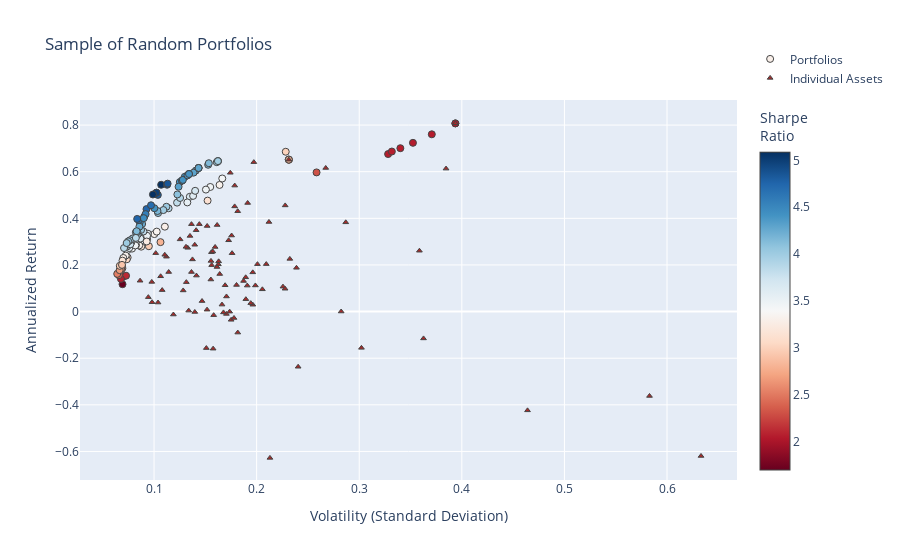

Notebook code cell kept with this figure:
### Code cell
fig2 = go.Figure()

fig2.add_trace(go.Scatter(
    x=[p["variance"]**0.5 for p in dominant_portfolios],  # Convert variance to volatility
    y=[p["return"] for p in dominant_portfolios],
    mode='markers',
    marker=dict(
        color=[p["return"] / (p["variance"]**0.5) for p in dominant_portfolios],  # Sharpe Ratio
        showscale=True,
        size=7,
        line=dict(width=1),
        colorscale="RdBu",
        colorbar=dict(title="Sharpe<br>Ratio")
    ),
    hoverinfo='text',
    text=[
        f"Return: {p['return']:.2%}<br>Volatility: {p['variance']**0.5:.2f}<br>" +
        "<br>".join([f"{p['tickers'][i]}: Weight={p['weights'][i]:.2f}" for i in range(len(p['tickers']))])
        for p in dominant_portfolios
    ],
    name="Portfolios"
))


fig2.add_trace(go.Scatter(
    x=volatility, 
    y=annualized_returns,
    mode='markers',
    hoverinfo='text',
    hovertext=[
        f"{name} <br>Volatility: {vol:.2f} <br>Returns: {ret:.2%} <br>Sharpe Ratio: {sr:.2f}"
        for name, vol, ret, sr in zip(names, volatility, annualized_returns, sharpe_ratios)
    ],
    marker=dict(
        color='brown',
        size=5,
        symbol='triangle-up',  # Sets the marker shape to a triangle
        line=dict(width=1)
    ),
    name="Individual Assets"
))

fig2.update_layout(
    title='Sample of Random Portfolios',
    xaxis_title='Volatility (Standard Deviation)',
    yaxis_title='Annualized Return',
    legend=dict(y=5
    )
)


fig2.show()

### Figure 1 — Plotly figure (JSON) as saved in the notebook; plotly's stock layout.template omitted (floating-point values rounded to 4 significant figures)
{"data": [{"hoverinfo": "text", "marker": {"color": [3.296, 3.316, 2.803, 3.128, 2.952, 3.882, 4.068, 3.653, 3.441, 3.43, 2.142, 3.315, 3.332, 1.697, 4.014, 2.311, 3.558, 3.184, 3.817, 3.537, 3.491, 3.454, 3.992, 3.318, 3.888, 3.978, 3.596, 3.344, 3.699, 3.241, 4.123, 4.498, 3.125, 3.557, 3.057, 3.46, 4.828, 3.476, 3.688, 3.615, 2.118, 3.318, 4.44, 3.968, 4.322, 3.598, 3.469, 4.298, 3.962, 2.641, 2.059, 3.83, 2.068, 4.011, 3.942, 4.252, 2.051, 2.693, 4.173, 2.817, 4.403, 4.745, 3.786, 2.835, 4.465, 3.829, 4.095, 4.135, 5.088, 2.617, 3.283, 4.296, 4.421, 4.15, 2.051, 4.559, 4.071, 3.847, 4.699, 4.249, 2.07, 4.45, 3.754, 2.817, 4.413, 2.377, 2.674, 2.525, 3.998, 4.828, 4.296, 2.817, 2.674, 3.002, 2.051, 4.617, 4.153, 3.856, 4.303, 4.457, 4.985, 3.842, 4.413, 3.157, 4.847, 4.985, 3.978, 4.296, 2.061, 5.079, 4.41, 4.757, 4.403, 3.978, 3.978, 2.054, 4.406, 4.028, 2.946, 2.914, 4.403, 4.012], "colorbar": {"title": {"text": "Sharpe<br>Ratio"}}, "colorscale": [[0, "rgb(103,0,31)"], [0.1, "rgb(178,24,43)"], [0.2, "rgb(214,96,77)"], [0.3, "rgb(244,165,130)"], [0.4, "rgb(253,219,199)"], [0.5, "rgb(247,247,247)"], [0.6, "rgb(209,229,240)"], [0.7, "rgb(146,197,222)"], [0.8, "rgb(67,147,195)"], [0.9, "rgb(33,102,172)"], [1, "rgb(5,48,97)"]], "line": {"width": 1}, "showscale": true, "size": 7}, "mode": "markers", "name": "Portfolios", "text": ["Return: 36.43%<br>Volatility: 0.11<br>MSFT_Close: Weight=0.28<br>MCD_Close: Weight=0.55<br>BIIB_Close: Weight=0.00<br>PM_Close: Weight=0.00<br>INTC_Close: Weight=0.17", "Return: 54.33%<br>Volatility: 0.16<br>PYPL_Close: Weight=0.51<br>SRE_Close: Weight=0.00<br>SNAP_Close: Weight=0.00<br>WMT_Close: Weight=0.49", "Return: 29.79%<br>Volatility: 0.11<br>ETN_Close: Weight=0.00<br>LMT_Close: Weight=0.58<br>F_Close: Weight=0.00<br>TXN_Close: Weight=0.42<br>QCOM_Close: Weight=0.00", "Return: 47.60%<br>Volatility: 0.15<br>NVDA_Close: Weight=0.16<br>AMZN_Close: Weight=0.21<br>DE_Close: Weight=0.57<br>ORCL_Close: Weight=0.06", "Return: 28.03%<br>Volatility: 0.09<br>CMCSA_Close: Weight=0.08<br>V_Close: Weight=0.46<br>META_Close: Weight=0.08<br>GE_Close: Weight=0.00<br>MMM_Close: Weight=0.38", "Return: 44.33%<br>Volatility: 0.11<br>WMT_Close: Weight=0.37<br>ORCL_Close: Weight=0.00<br>ABBV_Close: Weight=0.46<br>EMR_Close: Weight=0.17", "Return: 42.28%<br>Volatility: 0.10<br>V_Close: Weight=0.26<br>MMM_Close: Weight=0.20<br>INTC_Close: Weight=0.13<br>BA_Close: Weight=0.41", "Return: 49.25%<br>Volatility: 0.13<br>CAT_Close: Weight=0.53<br>HD_Close: Weight=0.47<br>GE_Close: Weight=0.00<br>XOM_Close: Weight=0.00", "Return: 27.01%<br>Volatility: 0.08<br>F_Close: Weight=0.00<br>HD_Close: Weight=0.42<br>IBM_Close: Weight=0.00<br>TMO_Close: Weight=0.12<br>NEE_Close: Weight=0.46", "Return: 57.10%<br>Volatility: 0.17<br>K_Close: Weight=0.00<br>EW_Close: Weight=0.07<br>F_Close: Weight=0.00<br>BA_Close: Weight=0.93", "Return: 14.94%<br>Volatility: 0.07<br>CPB_Close: Weight=0.00<br>KO_Close: Weight=0.62<br>EMR_Close: Weight=0.27<br>BMY_Close: Weight=0.11", "Return: 33.24%<br>Volatility: 0.10<br>SYK_Close: Weight=0.07<br>F_Close: Weight=0.04<br>ABBV_Close: Weight=0.49<br>PEP_Close: Weight=0.36<br>EXC_Close: Weight=0.04", "Return: 31.06%<br>Volatility: 0.09<br>CVX_Close: Weight=0.30<br>ETN_Close: Weight=0.00<br>ORCL_Close: Weight=0.00<br>MCD_Close: Weight=0.49<br>AMZN_Close: Weight=0.21", "Return: 11.75%<br>Volatility: 0.07<br>KO_Close: Weight=0.54<br>XOM_Close: Weight=0.06<br>DHR_Close: Weight=0.15<br>CMCSA_Close: Weight=0.07<br>PEP_Close: Weight=0.19", "Return: 44.97%<br>Volatility: 0.11<br>NVDA_Close: Weight=0.12<br>KO_Close: Weight=0.37<br>CPB_Close: Weight=0.00<br>BA_Close: Weight=0.50", "Return: 59.70%<br>Volatility: 0.26<br>TSLA_Close: Weight=0.05<br>MRK_Close: Weight=0.00<br>BABA_Close: Weight=0.95<br>ZBH_Close: Weight=0.00", "Return: 33.42%<br>Volatility: 0.09<br>DIS_Close: Weight=0.08<br>ABBV_Close: Weight=0.39<br>TMO_Close: Weight=0.13<br>NEE_Close: Weight=0.41<br>EXC_Close: Weight=0.00", "Return: 27.85%<br>Volatility: 0.09<br>PFE_Close: Weight=0.15<br>ISRG_Close: Weight=0.32<br>NEE_Close: Weight=0.47<br>NKE_Close: Weight=0.07", "Return: 46.73%<br>Volatility: 0.12<br>PM_Close: Weight=0.00<br>QCOM_Close: Weight=0.00<br>SRE_Close: Weight=0.00<br>V_Close: Weight=0.45<br>BA_Close: Weight=0.55", "Return: 46.83%<br>Volatility: 0.13<br>GS_Close: Weight=0.00<br>IBM_Close: Weight=0.00<br>BA_Close: Weight=0.72<br>TSLA_Close: Weight=0.04<br>EXC_Close: Weight=0.24", "Return: 32.52%<br>Volatility: 0.09<br>WMT_Close: Weight=0.30<br>ISRG_Close: Weight=0.31<br>KO_Close: Weight=0.39<br>UA_Close: Weight=0.00", "Return: 53.46%<br>Volatility: 0.15<br>CSCO_Close: Weight=0.14<br>GILD_Close: Weight=0.00<br>BA_Close: Weight=0.86", "Return: 43.55%<br>Volatility: 0.11<br>INTC_Close: Weight=0.13<br>ABBV_Close: Weight=0.41<br>WMT_Close: Weight=0.31<br>CRM_Close: Weight=0.15<br>UA_Close: Weight=0.00", "Return: 28.38%<br>Volatility: 0.09<br>MCD_Close: Weight=0.45<br>DIS_Close: Weight=0.07<br>MDT_Close: Weight=0.00<br>KO_Close: Weight=0.32<br>ADBE_Close: Weight=0.17", "Return: 48.74%<br>Volatility: 0.13<br>DIS_Close: Weight=0.00<br>UNH_Close: Weight=0.49<br>COST_Close: Weight=0.02<br>CAT_Close: Weight=0.49<br>JPM_Close: Weight=0.00", "Return: 64.54%<br>Volatility: 0.16<br>PYPL_Close: Weight=0.41<br>CSCO_Close: Weight=0.00<br>CAT_Close: Weight=0.59<br>GIS_Close: Weight=0.00", "Return: 49.63%<br>Volatility: 0.14<br>BMY_Close: Weight=0.06<br>META_Close: Weight=0.25<br>BA_Close: Weight=0.70", "Return: 34.31%<br>Volatility: 0.10<br>BTI_Close: Weight=0.00<br>HD_Close: Weight=0.52<br>MSFT_Close: Weight=0.46<br>AAPL_Close: Weight=0.02", "Return: 51.80%<br>Volatility: 0.14<br>GE_Close: Weight=0.00<br>BA_Close: Weight=0.65<br>TXN_Close: Weight=0.35<br>GM_Close: Weight=0.00<br>K_Close: Weight=0.00", "Return: 30.07%<br>Volatility: 0.09<br>MRK_Close: Weight=0.00<br>MMM_Close: Weight=0.31<br>DE_Close: Weight=0.37<br>AEP_Close: Weight=0.32<br>GE_Close: Weight=0.00", "Return: 62.97%<br>Volatility: 0.15<br>PYPL_Close: Weight=0.26<br>BA_Close: Weight=0.62<br>BAC_Close: Weight=0.01<br>NVDA_Close: Weight=0.11", "Return: 40.67%<br>Volatility: 0.09<br>HD_Close: Weight=0.30<br>MSFT_Close: Weight=0.25<br>PEP_Close: Weight=0.11<br>BA_Close: Weight=0.34", "Return: 23.20%<br>Volatility: 0.07<br>HON_Close: Weight=0.49<br>NEE_Close: Weight=0.34<br>DHR_Close: Weight=0.00<br>SNAP_Close: Weight=0.00<br>JNJ_Close: Weight=0.17", "Return: 26.32%<br>Volatility: 0.07<br>NEE_Close: Weight=0.51<br>BAC_Close: Weight=0.13<br>HD_Close: Weight=0.36", "Return: 22.44%<br>Volatility: 0.07<br>TXN_Close: Weight=0.25<br>KO_Close: Weight=0.36<br>EXC_Close: Weight=0.12<br>BAC_Close: Weight=0.08<br>ACN_Close: Weight=0.19", "Return: 28.50%<br>Volatility: 0.08<br>NEE_Close: Weight=0.54<br>WMT_Close: Weight=0.31<br>SRE_Close: Weight=0.00<br>MS_Close: Weight=0.16<br>GIS_Close: Weight=0.00", "Return: 50.06%<br>Volatility: 0.10<br>DE_Close: Weight=0.19<br>WMT_Close: Weight=0.24<br>ISRG_Close: Weight=0.20<br>BA_Close: Weight=0.37<br>CRM_Close: Weight=0.01", "Return: 52.33%<br>Volatility: 0.15<br>BAC_Close: Weight=0.00<br>BA_Close: Weight=0.82<br>JPM_Close: Weight=0.18<br>RDY_Close: Weight=0.00", "Return: 30.68%<br>Volatility: 0.08<br>EMR_Close: Weight=0.11<br>ADBE_Close: Weight=0.07<br>V_Close: Weight=0.21<br>MCD_Close: Weight=0.32<br>NEE_Close: Weight=0.30", "Return: 31.32%<br>Volatility: 0.09<br>HON_Close: Weight=0.36<br>VZ_Close: Weight=0.06<br>ABBV_Close: Weight=0.35<br>PEP_Close: Weight=0.24", "Return: 15.40%<br>Volatility: 0.07<br>KO_Close: Weight=0.68<br>WFC_Close: Weight=0.00<br>JPM_Close: Weight=0.32<br>BSX_Close: Weight=0.00", "Return: 24.02%<br>Volatility: 0.07<br>HON_Close: Weight=0.30<br>KO_Close: Weight=0.27<br>HD_Close: Weight=0.28<br>CRM_Close: Weight=0.15<br>SNAP_Close: Weight=0.00", "Return: 55.54%<br>Volatility: 0.13<br>IBM_Close: Weight=0.00<br>ABBV_Close: Weight=0.44<br>GOOGL_Close: Weight=0.11<br>CAT_Close: Weight=0.45<br>MO_Close: Weight=0.00", "Return: 33.38%<br>Volatility: 0.08<br>GIS_Close: Weight=0.00<br>WMT_Close: Weight=0.22<br>HON_Close: Weight=0.38<br>CRM_Close: Weight=0.05<br>MCD_Close: Weight=0.35", "Return: 53.55%<br>Volatility: 0.12<br>VRTX_Close: Weight=0.09<br>WMT_Close: Weight=0.37<br>BA_Close: Weight=0.54", "Return: 27.26%<br>Volatility: 0.08<br>GOOGL_Close: Weight=0.18<br>NEE_Close: Weight=0.40<br>MDT_Close: Weight=0.00<br>HD_Close: Weight=0.39<br>PEP_Close: Weight=0.02", "Return: 28.38%<br>Volatility: 0.08<br>NFLX_Close: Weight=0.08<br>BMY_Close: Weight=0.02<br>NEE_Close: Weight=0.46<br>CMCSA_Close: Weight=0.00<br>HD_Close: Weight=0.44", "Return: 60.48%<br>Volatility: 0.14<br>CAT_Close: Weight=0.44<br>BA_Close: Weight=0.54<br>BMY_Close: Weight=0.02", "Return: 31.37%<br>Volatility: 0.08<br>ISRG_Close: Weight=0.18<br>CVX_Close: Weight=0.17<br>MCD_Close: Weight=0.32<br>PG_Close: Weight=0.00<br>HON_Close: Weight=0.33", "Return: 17.91%<br>Volatility: 0.07<br>SYY_Close: Weight=0.18<br>GS_Close: Weight=0.00<br>KO_Close: Weight=0.36<br>CRM_Close: Weight=0.22<br>JNJ_Close: Weight=0.24", "Return: 67.57%<br>Volatility: 0.33<br>WFC_Close: Weight=0.18<br>NVDA_Close: Weight=0.82<br>RDY_Close: Weight=0.00", "Return: 34.35%<br>Volatility: 0.09<br>META_Close: Weight=0.09<br>WMT_Close: Weight=0.24<br>V_Close: Weight=0.33<br>HD_Close: Weight=0.34", "Return: 14.01%<br>Volatility: 0.07<br>RTX_Close: Weight=0.30<br>CMCSA_Close: Weight=0.05<br>NKE_Close: Weight=0.06<br>F_Close: Weight=0.00<br>KO_Close: Weight=0.59", "Return: 35.03%<br>Volatility: 0.09<br>KO_Close: Weight=0.29<br>EMR_Close: Weight=0.09<br>BA_Close: Weight=0.35<br>V_Close: Weight=0.27<br>DHR_Close: Weight=0.00", "Return: 33.16%<br>Volatility: 0.08<br>WMT_Close: Weight=0.23<br>AEP_Close: Weight=0.16<br>V_Close: Weight=0.29<br>MCD_Close: Weight=0.31<br>EW_Close: Weight=0.01", "Return: 37.57%<br>Volatility: 0.09<br>NEE_Close: Weight=0.32<br>T_Close: Weight=0.00<br>BA_Close: Weight=0.36<br>TXN_Close: Weight=0.15<br>JNJ_Close: Weight=0.17", "Return: 80.73%<br>Volatility: 0.39<br>UA_Close: Weight=0.00<br>GE_Close: Weight=0.00<br>NVDA_Close: Weight=1.00", "Return: 18.61%<br>Volatility: 0.07<br>BTI_Close: Weight=0.02<br>GOOGL_Close: Weight=0.32<br>AEP_Close: Weight=0.38<br>CVX_Close: Weight=0.28", "Return: 43.13%<br>Volatility: 0.10<br>ZBH_Close: Weight=0.00<br>BA_Close: Weight=0.44<br>GOOGL_Close: Weight=0.17<br>HD_Close: Weight=0.39<br>SRE_Close: Weight=0.00", "Return: 65.17%<br>Volatility: 0.23<br>PYPL_Close: Weight=1.00<br>CRM_Close: Weight=0.00<br>BTI_Close: Weight=0.00", "Return: 59.02%<br>Volatility: 0.13<br>AMD_Close: Weight=0.00<br>ABBV_Close: Weight=0.51<br>CAT_Close: Weight=0.49", "Return: 43.96%<br>Volatility: 0.09<br>CAT_Close: Weight=0.25<br>AMZN_Close: Weight=0.10<br>JNJ_Close: Weight=0.25<br>SYY_Close: Weight=0.09<br>BA_Close: Weight=0.30", "Return: 27.97%<br>Volatility: 0.07<br>MCD_Close: Weight=0.36<br>CVX_Close: Weight=0.14<br>HON_Close: Weight=0.26<br>LMT_Close: Weight=0.25<br>BMY_Close: Weight=0.00", "Return: 19.52%<br>Volatility: 0.07<br>T_Close: Weight=0.00<br>KO_Close: Weight=0.26<br>AEP_Close: Weight=0.17<br>PFE_Close: Weight=0.05<br>HON_Close: Weight=0.52", "Return: 38.42%<br>Volatility: 0.09<br>NEE_Close: Weight=0.38<br>CAT_Close: Weight=0.29<br>WMT_Close: Weight=0.21<br>SYY_Close: Weight=0.06<br>PFE_Close: Weight=0.05", "Return: 29.83%<br>Volatility: 0.08<br>MCD_Close: Weight=0.39<br>AEP_Close: Weight=0.05<br>MO_Close: Weight=0.00<br>MMM_Close: Weight=0.26<br>LMT_Close: Weight=0.30", "Return: 50.25%<br>Volatility: 0.12<br>RMD_Close: Weight=0.00<br>PYPL_Close: Weight=0.28<br>ABBV_Close: Weight=0.36<br>UNH_Close: Weight=0.36", "Return: 34.02%<br>Volatility: 0.08<br>GOOG_Close: Weight=0.12<br>NEE_Close: Weight=0.40<br>WMT_Close: Weight=0.24<br>DE_Close: Weight=0.25", "Return: 54.40%<br>Volatility: 0.11<br>CAT_Close: Weight=0.24<br>WMT_Close: Weight=0.23<br>BA_Close: Weight=0.33<br>RTX_Close: Weight=0.00<br>ISRG_Close: Weight=0.19", "Return: 17.38%<br>Volatility: 0.07<br>JPM_Close: Weight=0.22<br>AAPL_Close: Weight=0.13<br>AEP_Close: Weight=0.36<br>RTX_Close: Weight=0.12<br>PEP_Close: Weight=0.16", "Return: 23.00%<br>Volatility: 0.07<br>AEP_Close: Weight=0.00<br>NEE_Close: Weight=0.45<br>LMT_Close: Weight=0.33<br>JPM_Close: Weight=0.22", "Return: 61.60%<br>Volatility: 0.14<br>CAT_Close: Weight=0.45<br>BA_Close: Weight=0.55<br>GIS_Close: Weight=0.00", "Return: 44.35%<br>Volatility: 0.10<br>LMT_Close: Weight=0.12<br>ABT_Close: Weight=0.21<br>BA_Close: Weight=0.40<br>WMT_Close: Weight=0.26", "Return: 63.65%<br>Volatility: 0.15<br>PYPL_Close: Weight=0.35<br>EW_Close: Weight=0.01<br>SO_Close: Weight=0.00<br>VRTX_Close: Weight=0.11<br>CAT_Close: Weight=0.53", "Return: 80.73%<br>Volatility: 0.39<br>MRK_Close: Weight=0.00<br>NVDA_Close: Weight=1.00<br>GE_Close: Weight=0.00", "Return: 41.83%<br>Volatility: 0.09<br>SO_Close: Weight=0.00<br>HD_Close: Weight=0.28<br>UNH_Close: Weight=0.23<br>BA_Close: Weight=0.35<br>ABT_Close: Weight=0.14", "Return: 34.11%<br>Volatility: 0.08<br>HD_Close: Weight=0.30<br>ADBE_Close: Weight=0.10<br>GOOGL_Close: Weight=0.04<br>MMM_Close: Weight=0.23<br>MCD_Close: Weight=0.33", "Return: 28.77%<br>Volatility: 0.07<br>LMT_Close: Weight=0.26<br>NEE_Close: Weight=0.42<br>JPM_Close: Weight=0.17<br>BABA_Close: Weight=0.15<br>IBM_Close: Weight=0.00", "Return: 45.59%<br>Volatility: 0.10<br>SRE_Close: Weight=0.00<br>PEP_Close: Weight=0.21<br>AAPL_Close: Weight=0.07<br>BA_Close: Weight=0.39<br>ABBV_Close: Weight=0.34", "Return: 36.43%<br>Volatility: 0.09<br>CAT_Close: Weight=0.32<br>LMT_Close: Weight=0.31<br>IBM_Close: Weight=0.00<br>GM_Close: Weight=0.02<br>NEE_Close: Weight=0.35", "Return: 68.66%<br>Volatility: 0.33<br>NVDA_Close: Weight=0.81<br>SNAP_Close: Weight=0.00<br>QCOM_Close: Weight=0.19", "Return: 57.83%<br>Volatility: 0.13<br>BA_Close: Weight=0.46<br>RDY_Close: Weight=0.00<br>CPB_Close: Weight=0.00<br>CAT_Close: Weight=0.37<br>AMZN_Close: Weight=0.16", "Return: 28.88%<br>Volatility: 0.08<br>NEE_Close: Weight=0.27<br>MCD_Close: Weight=0.34<br>HON_Close: Weight=0.39", "Return: 65.17%<br>Volatility: 0.23<br>PYPL_Close: Weight=1.00<br>KR_Close: Weight=0.00<br>BSX_Close: Weight=0.00", "Return: 56.18%<br>Volatility: 0.13<br>RTX_Close: Weight=0.07<br>CAT_Close: Weight=0.46<br>ABBV_Close: Weight=0.47<br>RDY_Close: Weight=0.00", "Return: 15.62%<br>Volatility: 0.07<br>KO_Close: Weight=0.41<br>SYY_Close: Weight=0.18<br>JNJ_Close: Weight=0.32<br>GM_Close: Weight=0.09", "Return: 18.15%<br>Volatility: 0.07<br>JPM_Close: Weight=0.20<br>RTX_Close: Weight=0.11<br>GOOG_Close: Weight=0.22<br>RDY_Close: Weight=0.00<br>KO_Close: Weight=0.48", "Return: 16.18%<br>Volatility: 0.06<br>TMO_Close: Weight=0.18<br>JPM_Close: Weight=0.23<br>GM_Close: Weight=0.02<br>KO_Close: Weight=0.43<br>EXC_Close: Weight=0.14", "Return: 30.58%<br>Volatility: 0.08<br>CMCSA_Close: Weight=0.00<br>NEE_Close: Weight=0.38<br>WMT_Close: Weight=0.20<br>ACN_Close: Weight=0.13<br>HD_Close: Weight=0.30", "Return: 54.41%<br>Volatility: 0.11<br>AMGN_Close: Weight=0.00<br>DE_Close: Weight=0.22<br>BSX_Close: Weight=0.00<br>BA_Close: Weight=0.42<br>ABBV_Close: Weight=0.37", "Return: 61.60%<br>Volatility: 0.14<br>BA_Close: Weight=0.55<br>RDY_Close: Weight=0.00<br>CAT_Close: Weight=0.45<br>PM_Close: Weight=0.00", "Return: 65.17%<br>Volatility: 0.23<br>RDY_Close: Weight=0.00<br>WFC_Close: Weight=0.00<br>PYPL_Close: Weight=1.00", "Return: 17.77%<br>Volatility: 0.07<br>RTX_Close: Weight=0.21<br>KO_Close: Weight=0.32<br>NKE_Close: Weight=0.05<br>BMY_Close: Weight=0.04<br>NEE_Close: Weight=0.39", "Return: 68.56%<br>Volatility: 0.23<br>PYPL_Close: Weight=0.78<br>T_Close: Weight=0.00<br>GS_Close: Weight=0.00<br>CPB_Close: Weight=0.00<br>NVDA_Close: Weight=0.22", "Return: 76.05%<br>Volatility: 0.37<br>GS_Close: Weight=0.00<br>NVDA_Close: Weight=0.94<br>F_Close: Weight=0.06<br>MDT_Close: Weight=0.00", "Return: 39.27%<br>Volatility: 0.09<br>KO_Close: Weight=0.26<br>BA_Close: Weight=0.28<br>HD_Close: Weight=0.31<br>BABA_Close: Weight=0.15", "Return: 34.48%<br>Volatility: 0.08<br>F_Close: Weight=0.00<br>NEE_Close: Weight=0.39<br>META_Close: Weight=0.12<br>DE_Close: Weight=0.25<br>WMT_Close: Weight=0.24", "Return: 27.27%<br>Volatility: 0.07<br>SYY_Close: Weight=0.17<br>V_Close: Weight=0.19<br>PFE_Close: Weight=0.17<br>BABA_Close: Weight=0.14<br>NEE_Close: Weight=0.32", "Return: 59.61%<br>Volatility: 0.14<br>BA_Close: Weight=0.53<br>CAT_Close: Weight=0.43<br>COST_Close: Weight=0.04<br>RTX_Close: Weight=0.00<br>K_Close: Weight=0.00", "Return: 40.08%<br>Volatility: 0.09<br>REGN_Close: Weight=0.04<br>TSLA_Close: Weight=0.00<br>WMT_Close: Weight=0.23<br>NEE_Close: Weight=0.41<br>CAT_Close: Weight=0.32", "Return: 51.00%<br>Volatility: 0.10<br>MCD_Close: Weight=0.31<br>BA_Close: Weight=0.39<br>ABBV_Close: Weight=0.30<br>ORCL_Close: Weight=0.00", "Return: 31.60%<br>Volatility: 0.08<br>NEE_Close: Weight=0.38<br>INTC_Close: Weight=0.11<br>DE_Close: Weight=0.25<br>V_Close: Weight=0.23<br>MS_Close: Weight=0.02", "Return: 56.18%<br>Volatility: 0.13<br>KR_Close: Weight=0.00<br>ABBV_Close: Weight=0.47<br>CSCO_Close: Weight=0.00<br>RTX_Close: Weight=0.07<br>CAT_Close: Weight=0.46", "Return: 21.85%<br>Volatility: 0.07<br>JPM_Close: Weight=0.17<br>HON_Close: Weight=0.33<br>CRM_Close: Weight=0.09<br>META_Close: Weight=0.12<br>AEP_Close: Weight=0.31", "Return: 54.88%<br>Volatility: 0.11<br>ISRG_Close: Weight=0.21<br>ABBV_Close: Weight=0.36<br>BA_Close: Weight=0.43", "Return: 51.00%<br>Volatility: 0.10<br>ABBV_Close: Weight=0.30<br>MCD_Close: Weight=0.31<br>BA_Close: Weight=0.39", "Return: 64.54%<br>Volatility: 0.16<br>PYPL_Close: Weight=0.41<br>BSX_Close: Weight=0.00<br>AMGN_Close: Weight=0.00<br>CAT_Close: Weight=0.59<br>EMR_Close: Weight=0.00", "Return: 61.60%<br>Volatility: 0.14<br>BA_Close: Weight=0.55<br>PG_Close: Weight=0.00<br>GIS_Close: Weight=0.00<br>SNAP_Close: Weight=0.00<br>CAT_Close: Weight=0.45", "Return: 70.09%<br>Volatility: 0.34<br>NVDA_Close: Weight=0.85<br>UA_Close: Weight=0.00<br>BIIB_Close: Weight=0.15<br>AMD_Close: Weight=0.00", "Return: 50.23%<br>Volatility: 0.10<br>JNJ_Close: Weight=0.06<br>ABBV_Close: Weight=0.25<br>PYPL_Close: Weight=0.08<br>BA_Close: Weight=0.34<br>MCD_Close: Weight=0.26", "Return: 56.48%<br>Volatility: 0.13<br>SRE_Close: Weight=0.00<br>ABBV_Close: Weight=0.49<br>CVX_Close: Weight=0.06<br>CSCO_Close: Weight=0.00<br>CAT_Close: Weight=0.46", "Return: 39.75%<br>Volatility: 0.08<br>MCD_Close: Weight=0.28<br>HD_Close: Weight=0.22<br>CVX_Close: Weight=0.09<br>BA_Close: Weight=0.31<br>SYK_Close: Weight=0.10", "Return: 59.02%<br>Volatility: 0.13<br>LLY_Close: Weight=0.00<br>ABBV_Close: Weight=0.51<br>CAT_Close: Weight=0.49<br>RDY_Close: Weight=0.00", "Return: 64.09%<br>Volatility: 0.16<br>K_Close: Weight=0.00<br>CAT_Close: Weight=0.59<br>PYPL_Close: Weight=0.41<br>DIS_Close: Weight=0.01<br>CPB_Close: Weight=0.00", "Return: 64.54%<br>Volatility: 0.16<br>PYPL_Close: Weight=0.41<br>BSX_Close: Weight=0.00<br>CAT_Close: Weight=0.59<br>CSCO_Close: Weight=0.00", "Return: 72.38%<br>Volatility: 0.35<br>ZBH_Close: Weight=0.00<br>GILD_Close: Weight=0.11<br>NVDA_Close: Weight=0.89", "Return: 58.42%<br>Volatility: 0.13<br>DE_Close: Weight=0.18<br>BA_Close: Weight=0.48<br>CAT_Close: Weight=0.34", "Return: 30.12%<br>Volatility: 0.07<br>NEE_Close: Weight=0.31<br>JPM_Close: Weight=0.12<br>ABBV_Close: Weight=0.25<br>CVX_Close: Weight=0.11<br>HON_Close: Weight=0.21", "Return: 19.62%<br>Volatility: 0.07<br>PFE_Close: Weight=0.11<br>TMO_Close: Weight=0.14<br>NEE_Close: Weight=0.43<br>SYY_Close: Weight=0.16<br>CVX_Close: Weight=0.16", "Return: 20.03%<br>Volatility: 0.07<br>ACN_Close: Weight=0.23<br>AEP_Close: Weight=0.26<br>JNJ_Close: Weight=0.15<br>CVX_Close: Weight=0.19<br>CRM_Close: Weight=0.17", "Return: 59.02%<br>Volatility: 0.13<br>ABBV_Close: Weight=0.51<br>CAT_Close: Weight=0.49<br>JPM_Close: Weight=0.00<br>PG_Close: Weight=0.00<br>SO_Close: Weight=0.00", "Return: 29.41%<br>Volatility: 0.07<br>NEE_Close: Weight=0.38<br>RTX_Close: Weight=0.12<br>WMT_Close: Weight=0.21<br>HD_Close: Weight=0.29"], "type": "scatter", "x": [0.1105, 0.1638, 0.1063, 0.1522, 0.09494, 0.1142, 0.1039, 0.1348, 0.07851, 0.1665, 0.06974, 0.1003, 0.09321, 0.06924, 0.112, 0.2584, 0.09394, 0.08747, 0.1224, 0.1324, 0.09315, 0.1548, 0.1091, 0.08554, 0.1254, 0.1623, 0.138, 0.1026, 0.14, 0.09279, 0.1527, 0.09043, 0.07425, 0.07401, 0.07342, 0.08237, 0.1037, 0.1505, 0.08319, 0.08664, 0.0727, 0.07238, 0.1251, 0.08412, 0.1239, 0.07577, 0.0818, 0.1407, 0.07916, 0.0678, 0.3281, 0.08968, 0.06775, 0.08732, 0.08411, 0.08836, 0.3937, 0.06911, 0.1034, 0.2314, 0.1341, 0.09264, 0.07387, 0.06885, 0.08605, 0.0779, 0.1227, 0.08228, 0.1069, 0.06642, 0.07005, 0.1434, 0.1003, 0.1534, 0.3937, 0.09175, 0.08378, 0.07477, 0.09703, 0.08573, 0.3318, 0.13, 0.07694, 0.2314, 0.1273, 0.0657, 0.06787, 0.06409, 0.07649, 0.1127, 0.1434, 0.2314, 0.06647, 0.2284, 0.3707, 0.08507, 0.08302, 0.07073, 0.1385, 0.08993, 0.1023, 0.08226, 0.1273, 0.06921, 0.1132, 0.1023, 0.1623, 0.1434, 0.3401, 0.09891, 0.1281, 0.08356, 0.134, 0.1611, 0.1623, 0.3524, 0.1326, 0.07477, 0.06659, 0.06873, 0.1341, 0.07331], "y": [0.3643, 0.5433, 0.2979, 0.476, 0.2803, 0.4433, 0.4228, 0.4925, 0.2701, 0.571, 0.1494, 0.3324, 0.3106, 0.1175, 0.4497, 0.597, 0.3342, 0.2785, 0.4673, 0.4683, 0.3252, 0.5346, 0.4355, 0.2838, 0.4874, 0.6454, 0.4963, 0.3431, 0.518, 0.3007, 0.6297, 0.4067, 0.232, 0.2632, 0.2244, 0.285, 0.5006, 0.5233, 0.3068, 0.3132, 0.154, 0.2402, 0.5554, 0.3338, 0.5355, 0.2726, 0.2838, 0.6048, 0.3137, 0.1791, 0.6757, 0.3435, 0.1401, 0.3503, 0.3316, 0.3757, 0.8073, 0.1861, 0.4313, 0.6517, 0.5902, 0.4396, 0.2797, 0.1952, 0.3842, 0.2983, 0.5025, 0.3402, 0.544, 0.1738, 0.23, 0.616, 0.4435, 0.6365, 0.8073, 0.4183, 0.3411, 0.2877, 0.4559, 0.3643, 0.6866, 0.5783, 0.2888, 0.6517, 0.5618, 0.1562, 0.1815, 0.1618, 0.3058, 0.5441, 0.616, 0.6517, 0.1777, 0.6856, 0.7605, 0.3927, 0.3448, 0.2727, 0.5961, 0.4008, 0.51, 0.316, 0.5618, 0.2185, 0.5488, 0.51, 0.6454, 0.616, 0.7009, 0.5023, 0.5648, 0.3975, 0.5902, 0.6409, 0.6454, 0.7238, 0.5842, 0.3012, 0.1962, 0.2003, 0.5902, 0.2941]}, {"hoverinfo": "text", "hovertext": ["MA_Close <br>Volatility: 0.14 <br>Returns: 37.50% <br>Sharpe Ratio: 2.60", "NVDA_Close <br>Volatility: 0.39 <br>Returns: 80.73% <br>Sharpe Ratio: 2.05", "ABBV_Close <br>Volatility: 0.18 <br>Returns: 54.05% <br>Sharpe Ratio: 3.03", "RMD_Close <br>Volatility: 0.20 <br>Returns: 20.34% <br>Sharpe Ratio: 1.01", "GIS_Close <br>Volatility: 0.17 <br>Returns: -0.03% <br>Sharpe Ratio: -0.00", "CAT_Close <br>Volatility: 0.20 <br>Returns: 64.11% <br>Sharpe Ratio: 3.25", "JPM_Close <br>Volatility: 0.16 <br>Returns: 19.92% <br>Sharpe Ratio: 1.28", "MCD_Close <br>Volatility: 0.14 <br>Returns: 37.50% <br>Sharpe Ratio: 2.75", "GILD_Close <br>Volatility: 0.19 <br>Returns: 5.32% <br>Sharpe Ratio: 0.28", "QCOM_Close <br>Volatility: 0.24 <br>Returns: 18.78% <br>Sharpe Ratio: 0.79", "VZ_Close <br>Volatility: 0.17 <br>Returns: 11.30% <br>Sharpe Ratio: 0.67", "NKE_Close <br>Volatility: 0.23 <br>Returns: 10.70% <br>Sharpe Ratio: 0.47", "UNH_Close <br>Volatility: 0.14 <br>Returns: 34.90% <br>Sharpe Ratio: 2.48", "EMR_Close <br>Volatility: 0.16 <br>Returns: 20.27% <br>Sharpe Ratio: 1.25", "K_Close <br>Volatility: 0.18 <br>Returns: -9.01% <br>Sharpe Ratio: -0.50", "CSCO_Close <br>Volatility: 0.16 <br>Returns: 16.11% <br>Sharpe Ratio: 0.98", "VRTX_Close <br>Volatility: 0.38 <br>Returns: 61.33% <br>Sharpe Ratio: 1.59", "ABT_Close <br>Volatility: 0.14 <br>Returns: 28.67% <br>Sharpe Ratio: 2.05", "BMY_Close <br>Volatility: 0.18 <br>Returns: 11.41% <br>Sharpe Ratio: 0.63", "GS_Close <br>Volatility: 0.20 <br>Returns: 2.94% <br>Sharpe Ratio: 0.15", "SO_Close <br>Volatility: 0.12 <br>Returns: -1.26% <br>Sharpe Ratio: -0.11", "HON_Close <br>Volatility: 0.10 <br>Returns: 25.07% <br>Sharpe Ratio: 2.47", "MS_Close <br>Volatility: 0.20 <br>Returns: 16.83% <br>Sharpe Ratio: 0.86", "ORCL_Close <br>Volatility: 0.19 <br>Returns: 13.13% <br>Sharpe Ratio: 0.70", "PFE_Close <br>Volatility: 0.11 <br>Returns: 9.22% <br>Sharpe Ratio: 0.85", "GE_Close <br>Volatility: 0.21 <br>Returns: -62.75% <br>Sharpe Ratio: -2.95", "BA_Close <br>Volatility: 0.17 <br>Returns: 59.54% <br>Sharpe Ratio: 3.42", "LLY_Close <br>Volatility: 0.15 <br>Returns: 4.51% <br>Sharpe Ratio: 0.31", "RTX_Close <br>Volatility: 0.14 <br>Returns: 16.98% <br>Sharpe Ratio: 1.24", "IBM_Close <br>Volatility: 0.16 <br>Returns: -15.90% <br>Sharpe Ratio: -1.01", "WFC_Close <br>Volatility: 0.17 <br>Returns: 6.48% <br>Sharpe Ratio: 0.38", "BABA_Close <br>Volatility: 0.27 <br>Returns: 61.61% <br>Sharpe Ratio: 2.30", "MSFT_Close <br>Volatility: 0.15 <br>Returns: 36.72% <br>Sharpe Ratio: 2.42", "CPB_Close <br>Volatility: 0.24 <br>Returns: -23.67% <br>Sharpe Ratio: -0.98", "BIIB_Close <br>Volatility: 0.23 <br>Returns: 9.80% <br>Sharpe Ratio: 0.43", "V_Close <br>Volatility: 0.13 <br>Returns: 30.98% <br>Sharpe Ratio: 2.47", "HD_Close <br>Volatility: 0.14 <br>Returns: 32.45% <br>Sharpe Ratio: 2.40", "BAC_Close <br>Volatility: 0.21 <br>Returns: 20.36% <br>Sharpe Ratio: 0.97", "GOOG_Close <br>Volatility: 0.16 <br>Returns: 27.71% <br>Sharpe Ratio: 1.74", "SYK_Close <br>Volatility: 0.16 <br>Returns: 21.73% <br>Sharpe Ratio: 1.40", "PEP_Close <br>Volatility: 0.10 <br>Returns: 12.73% <br>Sharpe Ratio: 1.30", "SAP_Close <br>Volatility: 0.14 <br>Returns: 22.38% <br>Sharpe Ratio: 1.63", "NFLX_Close <br>Volatility: 0.29 <br>Returns: 38.28% <br>Sharpe Ratio: 1.33", "AAPL_Close <br>Volatility: 0.18 <br>Returns: 25.04% <br>Sharpe Ratio: 1.42", "SRE_Close <br>Volatility: 0.13 <br>Returns: 0.42% <br>Sharpe Ratio: 0.03", "PYPL_Close <br>Volatility: 0.23 <br>Returns: 65.17% <br>Sharpe Ratio: 2.82", "KR_Close <br>Volatility: 0.36 <br>Returns: -11.51% <br>Sharpe Ratio: -0.32", "TMO_Close <br>Volatility: 0.16 <br>Returns: 21.55% <br>Sharpe Ratio: 1.32", "TXN_Close <br>Volatility: 0.16 <br>Returns: 37.14% <br>Sharpe Ratio: 2.30", "DUK_Close <br>Volatility: 0.09 <br>Returns: 6.18% <br>Sharpe Ratio: 0.66", "CRM_Close <br>Volatility: 0.16 <br>Returns: 25.48% <br>Sharpe Ratio: 1.63", "REGN_Close <br>Volatility: 0.28 <br>Returns: 0.03% <br>Sharpe Ratio: 0.00", "CVX_Close <br>Volatility: 0.14 <br>Returns: 15.44% <br>Sharpe Ratio: 1.09", "T_Close <br>Volatility: 0.18 <br>Returns: -3.53% <br>Sharpe Ratio: -0.20", "GOOGL_Close <br>Volatility: 0.16 <br>Returns: 25.77% <br>Sharpe Ratio: 1.64", "MRK_Close <br>Volatility: 0.15 <br>Returns: -15.66% <br>Sharpe Ratio: -1.04", "KO_Close <br>Volatility: 0.09 <br>Returns: 13.24% <br>Sharpe Ratio: 1.53", "CMCSA_Close <br>Volatility: 0.21 <br>Returns: 9.55% <br>Sharpe Ratio: 0.46", "AEP_Close <br>Volatility: 0.11 <br>Returns: 15.15% <br>Sharpe Ratio: 1.42", "ISRG_Close <br>Volatility: 0.19 <br>Returns: 46.59% <br>Sharpe Ratio: 2.44", "EW_Close <br>Volatility: 0.23 <br>Returns: 22.60% <br>Sharpe Ratio: 0.97", "ZBH_Close <br>Volatility: 0.19 <br>Returns: 3.62% <br>Sharpe Ratio: 0.19", "DE_Close <br>Volatility: 0.18 <br>Returns: 45.12% <br>Sharpe Ratio: 2.53", "BTI_Close <br>Volatility: 0.19 <br>Returns: 11.15% <br>Sharpe Ratio: 0.58", "BSX_Close <br>Volatility: 0.17 <br>Returns: -1.01% <br>Sharpe Ratio: -0.06", "PM_Close <br>Volatility: 0.14 <br>Returns: -0.16% <br>Sharpe Ratio: -0.01", "AMGN_Close <br>Volatility: 0.17 <br>Returns: -0.36% <br>Sharpe Ratio: -0.02", "UA_Close <br>Volatility: 0.46 <br>Returns: -42.37% <br>Sharpe Ratio: -0.91", "JNJ_Close <br>Volatility: 0.11 <br>Returns: 16.97% <br>Sharpe Ratio: 1.49", "PG_Close <br>Volatility: 0.10 <br>Returns: 4.02% <br>Sharpe Ratio: 0.41", "SYY_Close <br>Volatility: 0.16 <br>Returns: 19.12% <br>Sharpe Ratio: 1.19", "INTC_Close <br>Volatility: 0.18 <br>Returns: 32.63% <br>Sharpe Ratio: 1.86", "META_Close <br>Volatility: 0.17 <br>Returns: 30.58% <br>Sharpe Ratio: 1.77", "ETN_Close <br>Volatility: 0.16 <br>Returns: 13.76% <br>Sharpe Ratio: 0.89", "GM_Close <br>Volatility: 0.19 <br>Returns: 14.71% <br>Sharpe Ratio: 0.78", "ADBE_Close <br>Volatility: 0.23 <br>Returns: 45.54% <br>Sharpe Ratio: 2.00", "ACN_Close <br>Volatility: 0.13 <br>Returns: 27.35% <br>Sharpe Ratio: 2.06", "RDY_Close <br>Volatility: 0.30 <br>Returns: -15.56% <br>Sharpe Ratio: -0.52", "DIS_Close <br>Volatility: 0.16 <br>Returns: -1.54% <br>Sharpe Ratio: -0.10", "SNAP_Close <br>Volatility: 0.63 <br>Returns: -61.94% <br>Sharpe Ratio: -0.98", "AMZN_Close <br>Volatility: 0.21 <br>Returns: 38.44% <br>Sharpe Ratio: 1.81", "MMM_Close <br>Volatility: 0.13 <br>Returns: 27.77% <br>Sharpe Ratio: 2.12", "DHR_Close <br>Volatility: 0.13 <br>Returns: 9.07% <br>Sharpe Ratio: 0.71", "MO_Close <br>Volatility: 0.18 <br>Returns: -2.75% <br>Sharpe Ratio: -0.15", "MDT_Close <br>Volatility: 0.15 <br>Returns: 0.82% <br>Sharpe Ratio: 0.05", "F_Close <br>Volatility: 0.17 <br>Returns: 3.00% <br>Sharpe Ratio: 0.18", "NEE_Close <br>Volatility: 0.11 <br>Returns: 23.55% <br>Sharpe Ratio: 2.10", "TSLA_Close <br>Volatility: 0.36 <br>Returns: 26.10% <br>Sharpe Ratio: 0.73", "XOM_Close <br>Volatility: 0.10 <br>Returns: 3.88% <br>Sharpe Ratio: 0.37", "EXC_Close <br>Volatility: 0.13 <br>Returns: 12.63% <br>Sharpe Ratio: 0.96", "LMT_Close <br>Volatility: 0.11 <br>Returns: 24.36% <br>Sharpe Ratio: 2.21", "WMT_Close <br>Volatility: 0.18 <br>Returns: 43.06% <br>Sharpe Ratio: 2.37", "COST_Close <br>Volatility: 0.20 <br>Returns: 11.21% <br>Sharpe Ratio: 0.56", "AMD_Close <br>Volatility: 0.58 <br>Returns: -36.20% <br>Sharpe Ratio: -0.62"], "marker": {"color": "brown", "line": {"width": 1}, "size": 5, "symbol": "triangle-up"}, "mode": "markers", "name": "Individual Assets", "type": "scatter", "x": [0.1441, 0.3937, 0.1786, 0.2008, 0.1737, 0.1972, 0.1562, 0.1365, 0.1895, 0.2388, 0.1693, 0.2257, 0.141, 0.1627, 0.1816, 0.164, 0.3846, 0.1397, 0.1804, 0.1963, 0.1188, 0.1016, 0.1962, 0.1872, 0.1079, 0.213, 0.1743, 0.1468, 0.1365, 0.1576, 0.1706, 0.2673, 0.1518, 0.2404, 0.2277, 0.1254, 0.135, 0.2094, 0.1595, 0.1555, 0.09778, 0.1374, 0.2869, 0.176, 0.1338, 0.2314, 0.3627, 0.163, 0.1615, 0.09441, 0.1559, 0.2824, 0.1413, 0.1751, 0.1573, 0.1509, 0.08636, 0.2056, 0.1064, 0.1912, 0.2323, 0.1943, 0.1786, 0.1908, 0.1705, 0.1397, 0.1677, 0.464, 0.1143, 0.09803, 0.1614, 0.1756, 0.1727, 0.1554, 0.1893, 0.2278, 0.1328, 0.3022, 0.1581, 0.6332, 0.212, 0.1311, 0.1284, 0.1779, 0.1517, 0.1662, 0.1121, 0.3586, 0.1039, 0.1315, 0.1104, 0.1815, 0.1988, 0.5829], "y": [0.375, 0.8073, 0.5405, 0.2034, -0.0003007, 0.6411, 0.1992, 0.375, 0.05321, 0.1878, 0.113, 0.107, 0.349, 0.2027, -0.09007, 0.1611, 0.6133, 0.2867, 0.1141, 0.02945, -0.01259, 0.2507, 0.1683, 0.1313, 0.09217, -0.6275, 0.5954, 0.04513, 0.1698, -0.159, 0.06484, 0.6161, 0.3672, -0.2367, 0.09799, 0.3098, 0.3245, 0.2036, 0.2771, 0.2173, 0.1273, 0.2238, 0.3828, 0.2504, 0.004162, 0.6517, -0.1151, 0.2155, 0.3714, 0.06184, 0.2548, 0.0003193, 0.1544, -0.03526, 0.2577, -0.1566, 0.1324, 0.09549, 0.1515, 0.4659, 0.226, 0.03617, 0.4512, 0.1115, -0.01012, -0.001647, -0.003551, -0.4237, 0.1697, 0.04023, 0.1912, 0.3263, 0.3058, 0.1376, 0.1471, 0.4554, 0.2735, -0.1556, -0.01539, -0.6194, 0.3844, 0.2777, 0.09067, -0.02746, 0.008205, 0.02996, 0.2355, 0.261, 0.0388, 0.1263, 0.2436, 0.4306, 0.1121, -0.362]}], "layout": {"legend": {"y": 5}, "title": {"text": "Sample of Random Portfolios"}, "xaxis": {"title": {"text": "Volatility (Standard Deviation)"}}, "yaxis": {"title": {"text": "Annualized Return"}}}}
